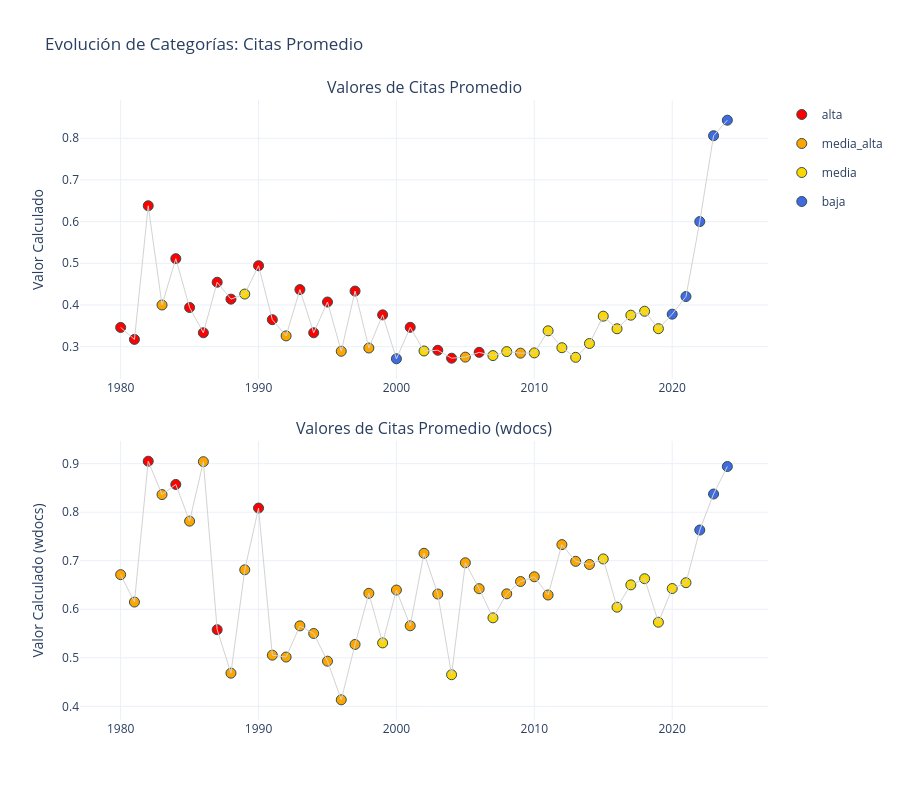

Notebook code for this chart:
### Code cell
# Evolución de Categorías

df_combinado = cat_plots.cargar_datos_categorias(cfg.LEVEL)
cat_plots.plot_evolucion_categorias(df_combinado, cfg.CATEGORICAL_FEATURES, seleccion="citas", usar_lowess=False)

#citas, referencias, porcentaje_docs_int, autores

### Figure 1 — Plotly figure (JSON) as saved in the notebook; plotly's stock layout.template omitted (floating-point values rounded to 4 significant figures)
{"data": [{"hovertemplate": "unw_Ave_citations=alta<br>year=%{x}<br>unw_Ave_citations_value=%{y}<extra></extra>", "legendgroup": "alta", "marker": {"color": "red", "line": {"color": "DarkSlateGrey", "width": 1}, "size": 10, "symbol": "circle"}, "mode": "markers", "name": "alta", "orientation": "v", "showlegend": true, "type": "scatter", "x": [1980, 1981, 1982, 1984, 1985, 1986, 1987, 1988, 1990, 1991, 1993, 1994, 1995, 1997, 1999, 2001, 2003, 2004, 2006], "xaxis": "x", "y": [0.3462, 0.3175, 0.6379, 0.5111, 0.3939, 0.3333, 0.4545, 0.4141, 0.4941, 0.3648, 0.4369, 0.3333, 0.4072, 0.4333, 0.3763, 0.3465, 0.2914, 0.2724, 0.2864], "yaxis": "y"}, {"hovertemplate": "unw_Ave_citations=media_alta<br>year=%{x}<br>unw_Ave_citations_value=%{y}<extra></extra>", "legendgroup": "media_alta", "marker": {"color": "orange", "line": {"color": "DarkSlateGrey", "width": 1}, "size": 10, "symbol": "circle"}, "mode": "markers", "name": "media_alta", "orientation": "v", "showlegend": true, "type": "scatter", "x": [1983, 1992, 1996, 1998, 2005, 2009], "xaxis": "x", "y": [0.4, 0.3259, 0.2891, 0.2969, 0.275, 0.2845], "yaxis": "y"}, {"hovertemplate": "unw_Ave_citations=media<br>year=%{x}<br>unw_Ave_citations_value=%{y}<extra></extra>", "legendgroup": "media", "marker": {"color": "gold", "line": {"color": "DarkSlateGrey", "width": 1}, "size": 10, "symbol": "circle"}, "mode": "markers", "name": "media", "orientation": "v", "showlegend": true, "type": "scatter", "x": [1989, 2002, 2007, 2008, 2010, 2011, 2012, 2013, 2014, 2015, 2016, 2017, 2018, 2019], "xaxis": "x", "y": [0.4262, 0.2897, 0.2787, 0.2883, 0.2851, 0.3381, 0.2976, 0.2745, 0.3077, 0.3732, 0.343, 0.3756, 0.385, 0.3432], "yaxis": "y"}, {"hovertemplate": "unw_Ave_citations=baja<br>year=%{x}<br>unw_Ave_citations_value=%{y}<extra></extra>", "legendgroup": "baja", "marker": {"color": "royalblue", "line": {"color": "DarkSlateGrey", "width": 1}, "size": 10, "symbol": "circle"}, "mode": "markers", "name": "baja", "orientation": "v", "showlegend": true, "type": "scatter", "x": [2000, 2020, 2021, 2022, 2023, 2024], "xaxis": "x", "y": [0.271, 0.378, 0.4203, 0.6, 0.8059, 0.8431], "yaxis": "y"}, {"hoverinfo": "skip", "line": {"color": "lightgray", "width": 1}, "mode": "lines", "showlegend": false, "type": "scatter", "x": [1980, 1981, 1982, 1983, 1984, 1985, 1986, 1987, 1988, 1989, 1990, 1991, 1992, 1993, 1994, 1995, 1996, 1997, 1998, 1999, 2000, 2001, 2002, 2003, 2004, 2005, 2006, 2007, 2008, 2009, 2010, 2011, 2012, 2013, 2014, 2015, 2016, 2017, 2018, 2019, 2020, 2021, 2022, 2023, 2024], "xaxis": "x", "y": [0.3462, 0.3175, 0.6379, 0.4, 0.5111, 0.3939, 0.3333, 0.4545, 0.4141, 0.4262, 0.4941, 0.3648, 0.3259, 0.4369, 0.3333, 0.4072, 0.2891, 0.4333, 0.2969, 0.3763, 0.271, 0.3465, 0.2897, 0.2914, 0.2724, 0.275, 0.2864, 0.2787, 0.2883, 0.2845, 0.2851, 0.3381, 0.2976, 0.2745, 0.3077, 0.3732, 0.343, 0.3756, 0.385, 0.3432, 0.378, 0.4203, 0.6, 0.8059, 0.8431], "yaxis": "y"}, {"hovertemplate": "wdocs_Ave_citations=media_alta<br>year=%{x}<br>wdocs_Ave_citations_value=%{y}<extra></extra>", "legendgroup": "media_alta", "marker": {"color": "orange", "line": {"color": "DarkSlateGrey", "width": 1}, "size": 10, "symbol": "circle"}, "mode": "markers", "name": "media_alta", "orientation": "v", "showlegend": false, "type": "scatter", "x": [1980, 1981, 1983, 1985, 1986, 1988, 1989, 1991, 1992, 1993, 1994, 1995, 1996, 1997, 1998, 2000, 2001, 2002, 2003, 2005, 2006, 2008, 2009, 2010, 2011, 2012, 2013, 2014], "xaxis": "x2", "y": [0.6713, 0.6149, 0.8363, 0.7816, 0.904, 0.4684, 0.6813, 0.5055, 0.5016, 0.5658, 0.5502, 0.4931, 0.4135, 0.5275, 0.6328, 0.6396, 0.566, 0.7153, 0.6314, 0.6958, 0.6425, 0.6318, 0.6571, 0.667, 0.6294, 0.7332, 0.6987, 0.6923], "yaxis": "y2"}, {"hovertemplate": "wdocs_Ave_citations=alta<br>year=%{x}<br>wdocs_Ave_citations_value=%{y}<extra></extra>", "legendgroup": "alta", "marker": {"color": "red", "line": {"color": "DarkSlateGrey", "width": 1}, "size": 10, "symbol": "circle"}, "mode": "markers", "name": "alta", "orientation": "v", "showlegend": false, "type": "scatter", "x": [1982, 1984, 1987, 1990], "xaxis": "x2", "y": [0.905, 0.8571, 0.558, 0.8085], "yaxis": "y2"}, {"hovertemplate": "wdocs_Ave_citations=media<br>year=%{x}<br>wdocs_Ave_citations_value=%{y}<extra></extra>", "legendgroup": "media", "marker": {"color": "gold", "line": {"color": "DarkSlateGrey", "width": 1}, "size": 10, "symbol": "circle"}, "mode": "markers", "name": "media", "orientation": "v", "showlegend": false, "type": "scatter", "x": [1999, 2004, 2007, 2015, 2016, 2017, 2018, 2019, 2020, 2021], "xaxis": "x2", "y": [0.5307, 0.4652, 0.5824, 0.7037, 0.6043, 0.6503, 0.6629, 0.5733, 0.6428, 0.6548], "yaxis": "y2"}, {"hovertemplate": "wdocs_Ave_citations=baja<br>year=%{x}<br>wdocs_Ave_citations_value=%{y}<extra></extra>", "legendgroup": "baja", "marker": {"color": "royalblue", "line": {"color": "DarkSlateGrey", "width": 1}, "size": 10, "symbol": "circle"}, "mode": "markers", "name": "baja", "orientation": "v", "showlegend": false, "type": "scatter", "x": [2022, 2023, 2024], "xaxis": "x2", "y": [0.7632, 0.8374, 0.8941], "yaxis": "y2"}, {"hoverinfo": "skip", "line": {"color": "lightgray", "width": 1}, "mode": "lines", "showlegend": false, "type": "scatter", "x": [1980, 1981, 1982, 1983, 1984, 1985, 1986, 1987, 1988, 1989, 1990, 1991, 1992, 1993, 1994, 1995, 1996, 1997, 1998, 1999, 2000, 2001, 2002, 2003, 2004, 2005, 2006, 2007, 2008, 2009, 2010, 2011, 2012, 2013, 2014, 2015, 2016, 2017, 2018, 2019, 2020, 2021, 2022, 2023, 2024], "xaxis": "x2", "y": [0.6713, 0.6149, 0.905, 0.8363, 0.8571, 0.7816, 0.904, 0.558, 0.4684, 0.6813, 0.8085, 0.5055, 0.5016, 0.5658, 0.5502, 0.4931, 0.4135, 0.5275, 0.6328, 0.5307, 0.6396, 0.566, 0.7153, 0.6314, 0.4652, 0.6958, 0.6425, 0.5824, 0.6318, 0.6571, 0.667, 0.6294, 0.7332, 0.6987, 0.6923, 0.7037, 0.6043, 0.6503, 0.6629, 0.5733, 0.6428, 0.6548, 0.7632, 0.8374, 0.8941], "yaxis": "y2"}], "layout": {"annotations": [{"font": {"size": 16}, "showarrow": false, "text": "Valores de Citas Promedio", "x": 0.5, "xanchor": "center", "xref": "paper", "y": 1, "yanchor": "bottom", "yref": "paper"}, {"font": {"size": 16}, "showarrow": false, "text": "Valores de Citas Promedio (wdocs)", "x": 0.5, "xanchor": "center", "xref": "paper", "y": 0.45, "yanchor": "bottom", "yref": "paper"}], "height": 800, "hovermode": "closest", "title": {"text": "Evolución de Categorías: Citas Promedio"}, "xaxis": {"anchor": "y", "domain": [0, 1]}, "xaxis2": {"anchor": "y2", "domain": [0, 1]}, "yaxis": {"anchor": "x", "domain": [0.55, 1], "title": {"text": "Valor Calculado"}}, "yaxis2": {"anchor": "x2", "domain": [0, 0.45], "title": {"text": "Valor Calculado (wdocs)"}}}}
